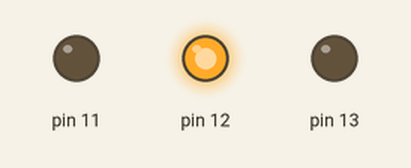
A sketch run on a simulated Arduino Uno, built with avr-gcc and run on an emulated ATmega328P. Parts: output pins drawn as LEDs (lit = HIGH).

Above: at 0.5 s.
At 1.5 s:
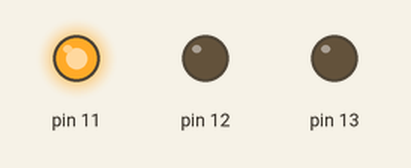
At 2.52 s:
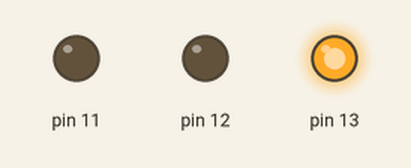
At 4.3 s:
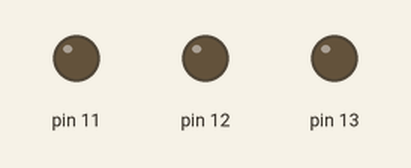
Timing chart, 0 to 5.3 s (numbered marks = the images above):
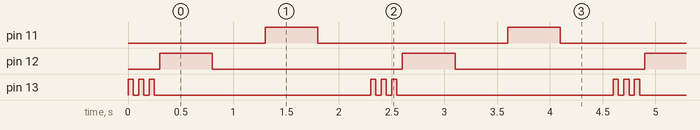

Measured:
- by itself, pin 11, pin 12: alternates HIGH for 0.50 s and LOW for 1.8 s
- by itself, pin 13: repeats every 2.3 s: 2 × (LOW 0.05 s, HIGH 0.05 s), LOW 2.1 s, HIGH 0.05 s
- by itself, everything shown: repeats every 2.3 s, in 10 steps

The sketch:

test_1.ino
```cpp
void setup() {
  // put your setup code here, to run once:
  pinMode(13, OUTPUT);
  pinMode(12, OUTPUT);
  pinMode(11, OUTPUT);
}

void loop() {
  // put your main code here, to run repeatedly:
  //red
  for(int i = 0; i<3; i++){
    digitalWrite(13, HIGH);
    delay(50);
    digitalWrite(13, LOW);
    delay(50);
  }


  //blue
  digitalWrite(12, HIGH);
  delay(500);
  digitalWrite(12, LOW);
  delay(500);

  //green
  digitalWrite(11, HIGH);
  delay(500);
  digitalWrite(11, LOW);
  delay(500);
}
```
